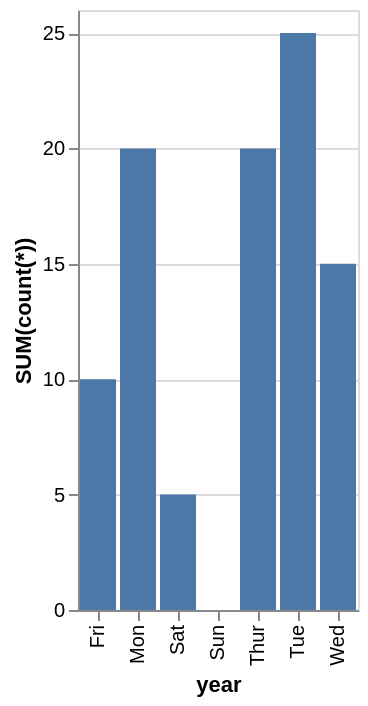

Source (Vega-Lite JSON):
### Vega-Lite specification from a JSON file in a GitHub repository (floating-point values rounded to 4 significant figures)
{"data": {"values": [{"x_data": "Mon", "y_data": 20}, {"x_data": "Tue", "y_data": 25}, {"x_data": "Wed", "y_data": 15}, {"x_data": "Thur", "y_data": 20}, {"x_data": "Fri", "y_data": 10}, {"x_data": "Sat", "y_data": 5}, {"x_data": "Sun", "y_data": 0}]}, "mark": "bar", "encoding": {"x": {"field": "x_data", "type": "nominal", "title": "year", "sort": "ascending"}, "y": {"field": "y_data", "type": "quantitative", "title": "SUM(count(*))"}}}
